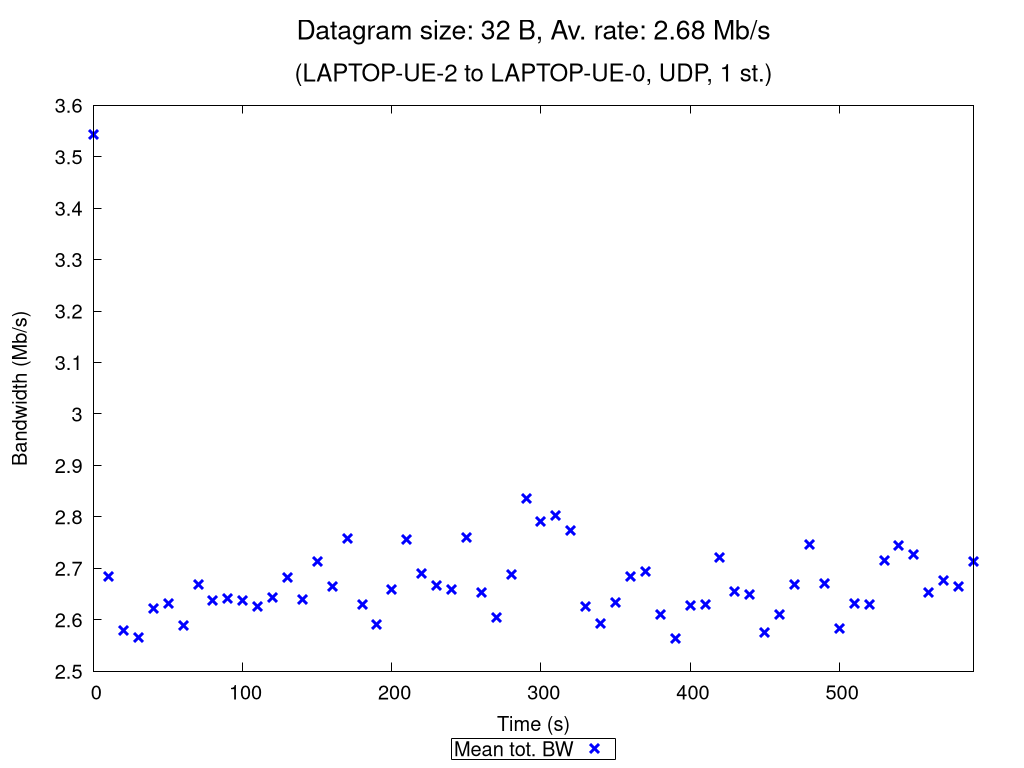

Generate this figure with gnuplot:
set terminal pngcairo nocrop enhanced size 1024,768 font "Verdana,15"
set output "UDP_1_st_2020_10_17_18-23-59_two2one_00032B.png"

set title "{/=20 Datagram size: 32 B, Av. rate: 2.68 Mb/s}\n\n{/=18 (LAPTOP-UE-2 to LAPTOP-UE-0, UDP, 1 st.)}"

set xlabel "Time (s)"
set ylabel "Bandwidth (Mb/s)"
set ytics nomirror
set key bmargin center horizontal box samplen 1 width -1
set bmargin 4.6
set rmargin 4.5

rf = 1000000.0  # rate factor
set style fill transparent solid 0.2 noborder
set autoscale xfix
plot "UDP_1_st_2020_10_17_18-23-59_two2one_00032B_iperf_processed.dat" using 1:($2/rf-$3/rf):($2/rf+$3/rf) with filledcurves lc rgb "blue" notitle, \
     "" using 1:($2/rf) with points pt 2 ps 1.5 lw 3 lc rgb "blue" title "Mean tot. BW", \
